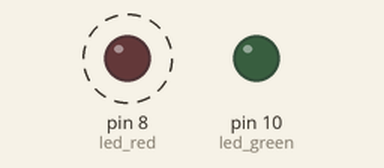
This sketch was run on a simulated Arduino Uno, built with avr-gcc and run on an emulated ATmega328P. Parts: output pins drawn as LEDs (lit = HIGH). Dashed ring = blinking.

Above: at 1.0 s.
At 3.0 s:
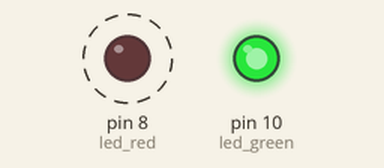
Timing chart, 0 to 5.2 s (numbered marks = the images above):
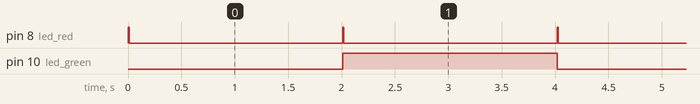

Measured:
- by itself, pin 8 (led_red): alternates HIGH for 0.01 s and LOW for 2.0 s
- by itself, pin 10 (led_green): alternates HIGH for 2.0 s and LOW for 2.0 s

The sketch:

led.ino
```cpp
int led_red = 8;
int led_green = 10;
int on_time = 10;
int off_time = 2000;
boolean its_on = false;

void setup() {
  pinMode(led_red, OUTPUT);
  pinMode(led_green, OUTPUT);
}

void loop() {
  digitalWrite(led_red, HIGH);
  delay(on_time);
  digitalWrite(led_red, LOW);
  delay(off_time);

  if(its_on) {
    digitalWrite(led_green, LOW);
  }
  else {
    digitalWrite(led_green, HIGH);
  }

  its_on = !its_on;
}
```
